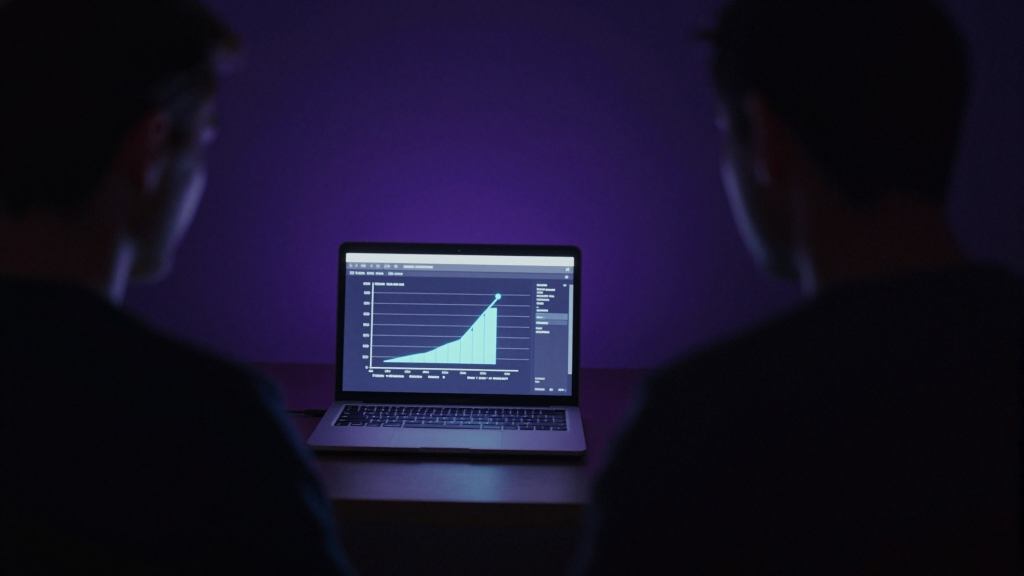
#> input picture illustrations/ep004/img/a1_bitcoin_arrival.jpg, 2048 x 1152 px, given in place of t1_sealed_box_v2.jpg, which was not available (shown at 1/2 size)
$ python make_ep004_options.py
#> lines starting #> are read from the running program, lines starting #| are printed output that depends on the picture; after the words box and inside, x2 and y2 are one past the last pixel; in counts of white or black regions, pixels touching at a corner belong together
"""Ep. 004 thumbnail options (CPU, from existing illustrations). The text completes the title, never repeats it.
No Ledger logo or real device design. Font: Anton (OFL), path in $ANTON (downloaded by thumbs-ep004.yml).
Usage: ANTON=/path/Anton-Regular.ttf python3 thumbnails/make_ep004_options.py
"""
import os
import numpy as np
from PIL import Image, ImageDraw, ImageFilter, ImageFont

HERE = os.path.dirname(os.path.abspath(__file__))
IMG = os.path.join(HERE, "..", "illustrations", "ep004", "img")
OUT = os.path.join(HERE, "ep004")
ANTON = os.environ.get("ANTON", "/usr/share/fonts/truetype/dejavu/DejaVuSans-Bold.ttf")
W, H = 1280, 720
WHITE = (246, 244, 250)
UV = (176, 148, 255)
RED = (255, 79, 94)


def base(name, crop=None, gain=1.0, sat=1.0):
#> called with name = 't1_sealed_box_v2', gain = 1.55, sat = 1.15
    im = Image.open(os.path.join(IMG, name + ".jpg")).convert("RGB")
#> im is the input picture: PIL image 2048x1152 RGB; mean R, G, B 23, 18.5, 40.9
    if crop:
        im = im.crop(crop)
    im = im.resize((W, H), Image.LANCZOS)
#> im: PIL image 1280x720 RGB
    a = np.asarray(im).astype(np.float32)
    g = a.mean(2, keepdims=True)
    a = (g + (a - g) * sat) * gain
    return Image.fromarray(a.clip(0, 255).astype(np.uint8))


def side_shade(im, side="left", amount=0.8, width=0.62):
    x = np.linspace(0, 1, W)
    if side == "right":
        x = x[::-1]
    g = np.clip(1 - x / width, 0, 1) ** 1.3 * amount
    a = np.asarray(im).astype(np.float32) * (1 - g[None, :, None])
    return Image.fromarray(a.clip(0, 255).astype(np.uint8))


def text_block(im, x, y, lines, anchor="la"):
    for text, size, col, dy in lines:
        f = ImageFont.truetype(ANTON, size)
        sh = Image.new("RGBA", (W, H), (0, 0, 0, 0))
        ImageDraw.Draw(sh).text((x + 4, y + dy + 6), text, font=f, fill=(0, 0, 0, 210), anchor=anchor)
        sh = sh.filter(ImageFilter.GaussianBlur(9))
        im.paste(sh, (0, 0), sh)
        ImageDraw.Draw(im).text((x, y + dy), text, font=f, fill=col, anchor=anchor)
    return im


def violet_screens(im):
    """Shift the greenish device screens of the Z-Image output to the episode's ultraviolet."""
    hsv = np.asarray(im.convert("HSV")).astype(np.float32)
    h = hsv[..., 0] * 360 / 255
    m = np.clip(1 - np.abs(h - 150) / 45, 0, 1) * np.clip((hsv[..., 1] - 40) / 60, 0, 1)
    hsv[..., 0] = (h * (1 - m) + 262 * m) * 255 / 360
    return Image.fromarray(hsv.clip(0, 255).astype(np.uint8), "HSV").convert("RGB")


def inset(name, x, y, scale=0.8, gain=1.5, sat=1.1, shade=0.6):
    """The picture set smaller and to the right on a blurred copy of itself: room for the words on the left."""
    full = violet_screens(base(name, gain=gain, sat=sat))
    bg = Image.blend(full.filter(ImageFilter.GaussianBlur(45)), Image.new("RGB", (W, H), (10, 6, 20)), 0.5)
    w, h = int(W * scale), int(H * scale)
    small = full.resize((w, h), Image.LANCZOS)
    m = Image.new("L", (w, h), 0)
    ImageDraw.Draw(m).rectangle((70, 60, w - 70, h - 60), fill=255)
    bg.paste(small, (x, y), m.filter(ImageFilter.GaussianBlur(50)))
    return side_shade(bg, "left", shade, 0.5)


def save(im, name):
    os.makedirs(OUT, exist_ok=True)
    im.save(os.path.join(OUT, name), quality=93)
    print(name)


def main():
    # A: the sealed box (first image of the episode), set smaller on the left so the words stay clear of it
    full = base("t1_sealed_box_v2", gain=1.55, sat=1.15)
    bg = full.filter(ImageFilter.GaussianBlur(40))
    bg = Image.blend(bg, Image.new("RGB", (W, H), (10, 6, 20)), 0.45)
    small = full.resize((1000, 562), Image.LANCZOS)
    m = Image.new("L", (1000, 562), 0)
#> m: PIL image 1000x562 L; every value is 0
    ImageDraw.Draw(m).rectangle((60, 50, 940, 512), fill=255)
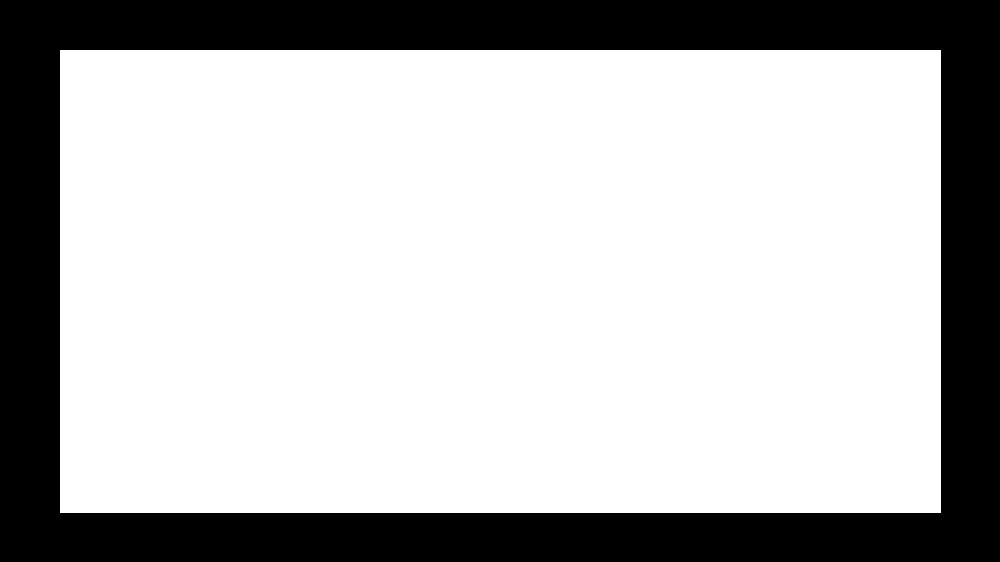
#> m: PIL image 1000x562 L; 72.6% white; 1 black region, box (x1, y1, x2, y2) and area: (0, 0, 1000, 562) 154097
    m = m.filter(ImageFilter.GaussianBlur(45))
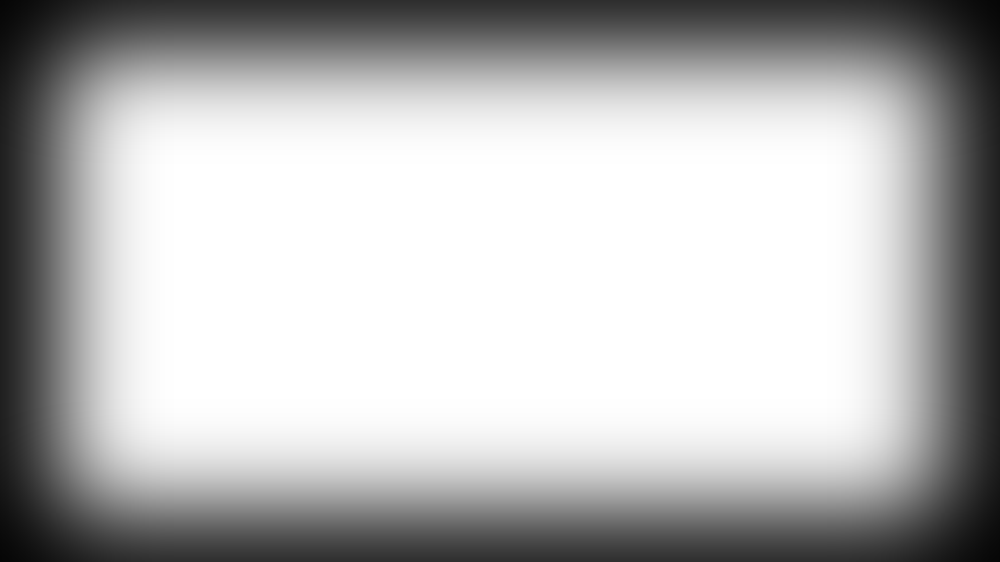
#> m: PIL image 1000x562 L; min 5, max 255, mean 182.6
    bg.paste(small, (-130, 110), m)
    im = side_shade(bg, "right", 0.55, 0.5)
    text_block(im, W - 50, 120, [("SEALED.", 190, WHITE, 0), ("ALREADY", 150, RED, 215), ("ROBBED.", 150, RED, 375)], "ra")
    save(im, "ep004_thumb_A_sealed_already_robbed.jpg")
    # B: the teardown, the number from the first 30 seconds
    im = base("b9_teardown", crop=(0, 190, 1400, 978), gain=1.45, sat=1.1)
#> call 2 of base, with name = 'b9_teardown', crop = (0, 190, 1400, 978), gain = 1.45, sat = 1.1
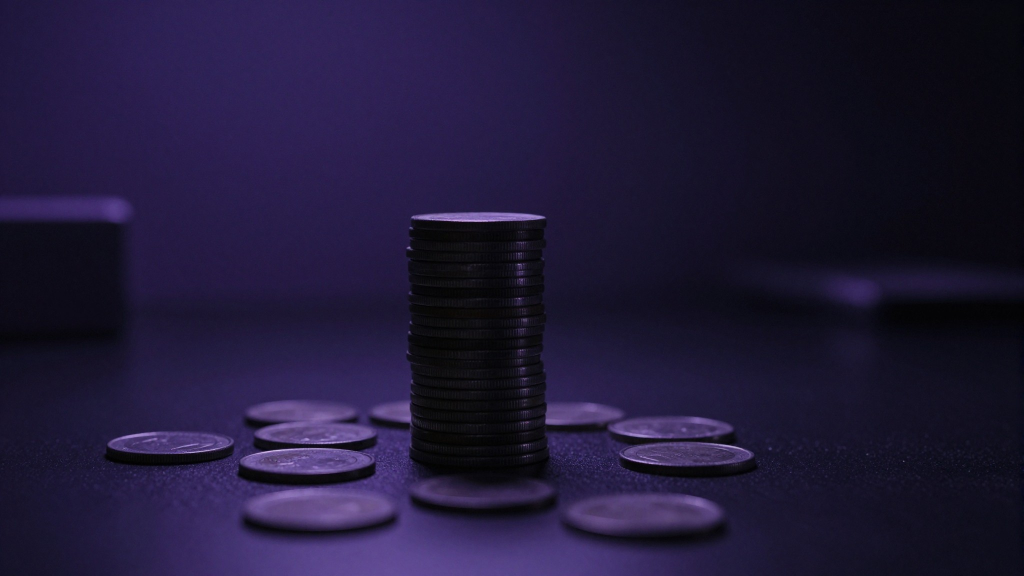
#> input picture illustrations/ep004/img/a2_coins_stack.jpg, 2048 x 1152 px, given in place of b9_teardown.jpg, which was not available (shown at 1/2 size)
#> in base, im is the input picture: PIL image 2048x1152 RGB; mean R, G, B 31.7, 24.7, 55.2
#> in base (call 2), `return Image.fromarray(a.clip(0, 255).astype(np.uint8))`:
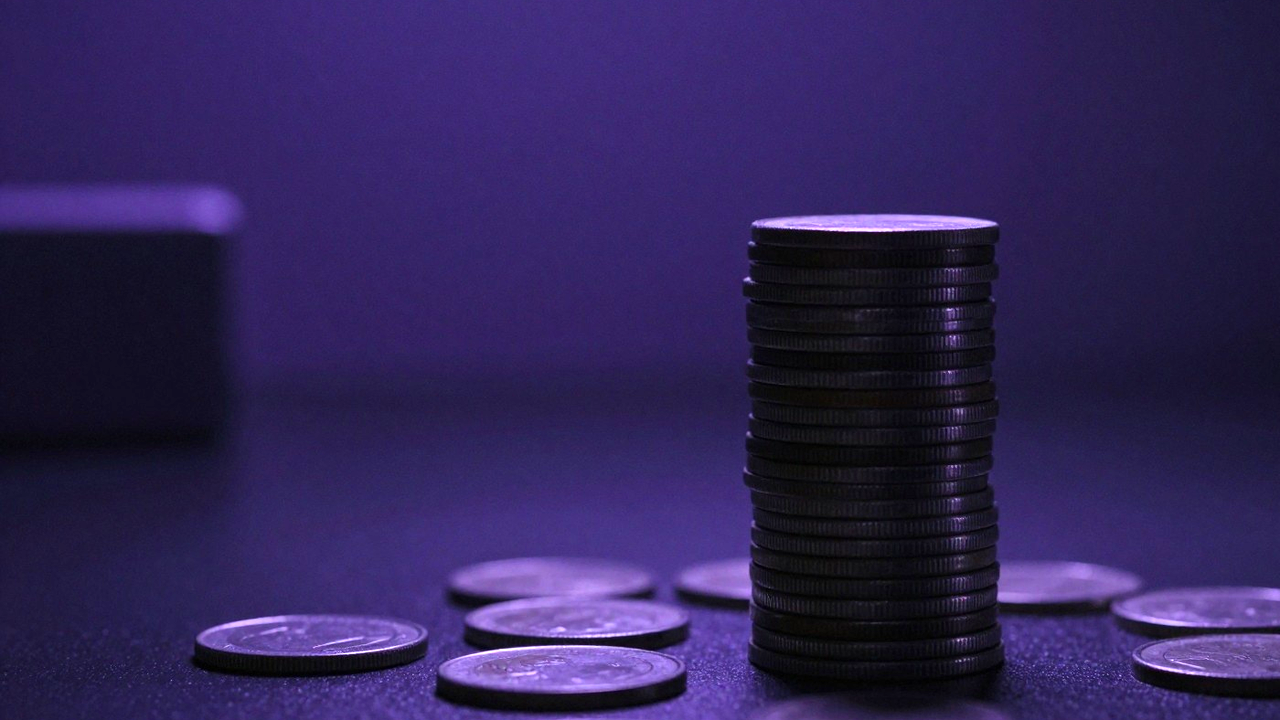
#> returned value: PIL image 1280x720 RGB; mean R, G, B 48.4, 35.7, 88.2
    im = side_shade(im, "left", 0.85, 0.55)
    text_block(im, 60, 120, [("$102M", 215, WHITE, 0), ("THE CHIP", 110, UV, 255), ("WAS FINE.", 110, UV, 375)])
#> call 2 of text_block, with x = 60, y = 120, anchor = 'la'
#> after the loop in text_block (call 2), `for text, size, col, dy in lines:`:
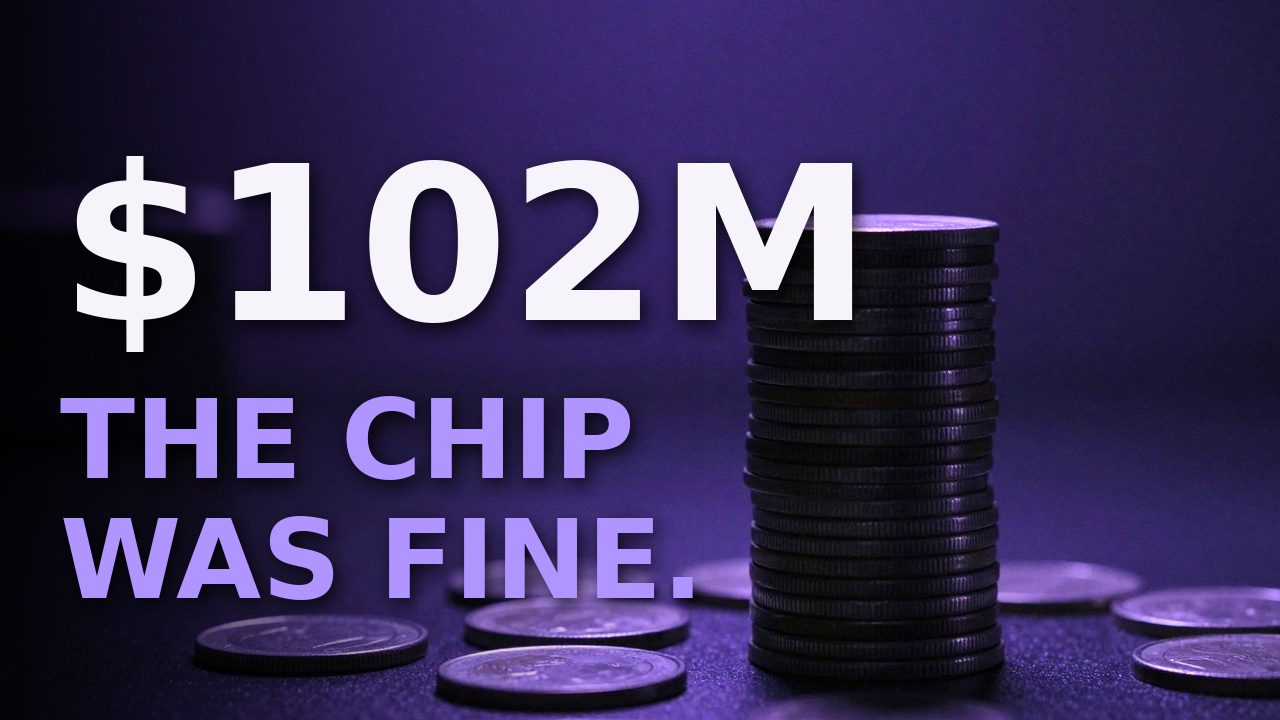
#> im: PIL image 1280x720 RGB; mean R, G, B 58.8, 48.6, 89.8
    save(im, "ep004_thumb_B_102m_chip_was_fine.jpg")
    # C: the X-ray
    im = base("f8_xray", gain=1.1, sat=1.15)
    im = side_shade(im, "left", 0.9, 0.62)
    text_block(im, 60, 170, [("IT READ", 190, WHITE, 0), ("THE SCREEN.", 128, UV, 222)])
#> call 3 of text_block, with x = 60, y = 170, anchor = 'la'
#> after the loop in text_block (call 3), `for text, size, col, dy in lines:`:
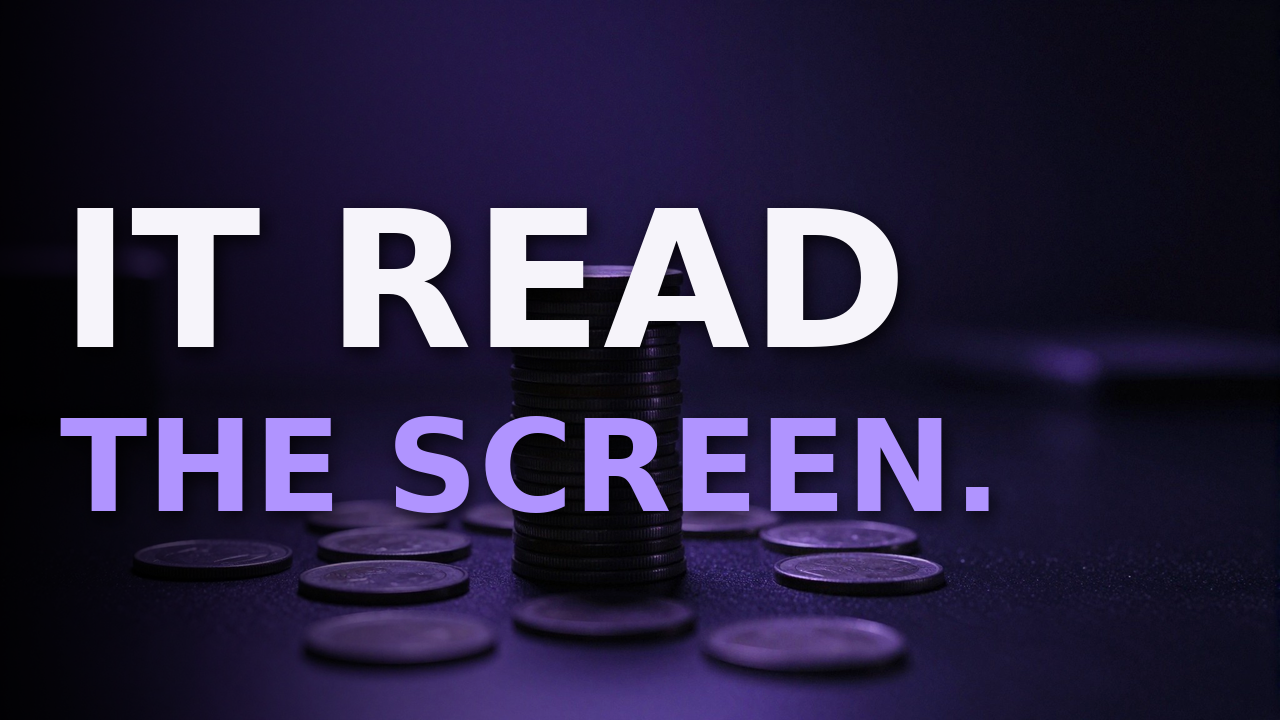
#> im: PIL image 1280x720 RGB; mean R, G, B 43, 36.5, 64.8
    save(im, "ep004_thumb_C_it_read_the_screen.jpg")
    # D, E: a slim generic hardware wallet (no logo, not a copy of a real product) + the word LEDGER as plain text
    im = inset("th_slim_wallet_box", 330, 90)
    text_block(im, 50, 40, [("LEDGER", 215, WHITE, 0), ("SEALED.", 125, UV, 250), ("ALREADY", 125, RED, 385),
                            ("ROBBED.", 125, RED, 520)])
    save(im, "ep004_thumb_D_ledger_sealed_robbed.jpg")
    im = inset("th_slim_wallet_open", 310, 80)
    text_block(im, 50, 90, [("LEDGER", 215, WHITE, 0), ("THE CHIP", 135, UV, 260), ("WAS FINE.", 135, UV, 405)])
    save(im, "ep004_thumb_E_ledger_chip_was_fine.jpg")


if __name__ == "__main__":
#> (the run stopped early here; a loop or call above may not have finished)
